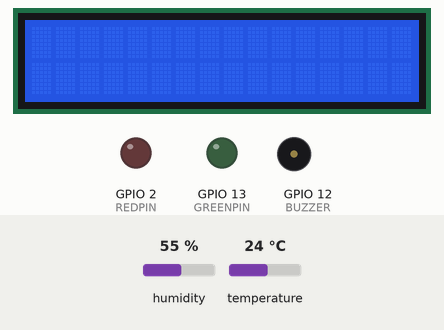
This sketch was run on a simulated ESP8266 (NodeMCU). Shown: 16×2 character LCD, output pins drawn as LEDs (lit = HIGH), buzzer (waves = sounding, pin HIGH). Inputs (shaded band) come from the test bench; at power-on: temperature 24 °C, humidity 55 %. WiFi joins after 1.5 s; servers stay silent unless stated; uploads are accepted with an empty reply; what the sketch prints to the serial monitor is not drawn.

Above: at 3.3 s.
3.4 s: temperature set to 26 °C
At 15.1 s:
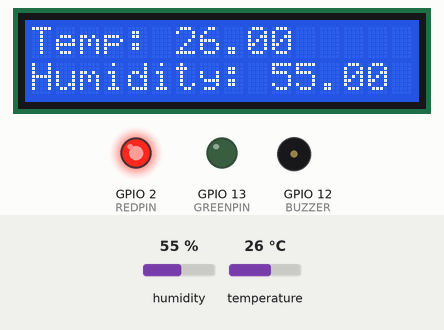
18.4 s: temperature set to 12 °C
At 24.8 s:
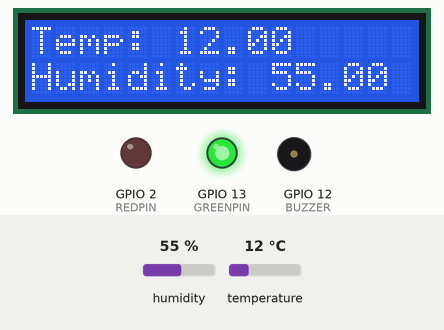
33.4 s: humidity set to 22 %
At 35.7 s:
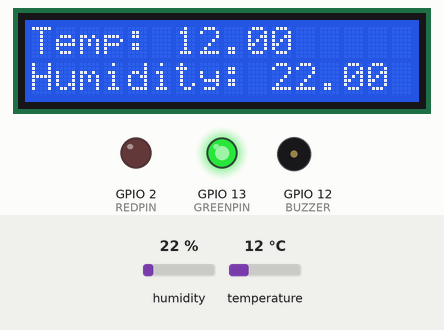
48.4 s: humidity set to 40 %
At 56.1 s:
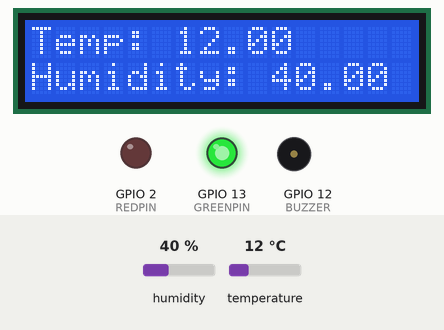
Timing chart, 0 to 57.6 s (numbered marks = the images above; inputs shaded):
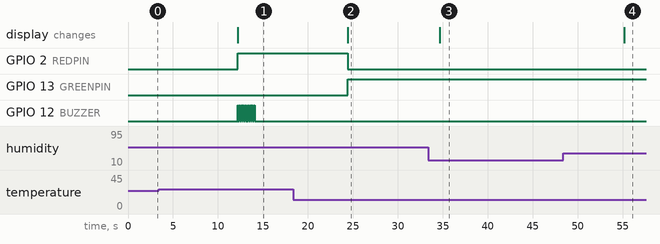

The sketch:

main.ino
```cpp
#include <DHT.h>
#include <ESP8266WiFi.h>
#include <WiFiClient.h>
#include <ESP8266HTTPClient.h>
#include <LiquidCrystal_I2C.h>
DHT dht(14, DHT11); // D5 on esp8266
#define BUZZER 12 // D6 on esp8266
#define REDPIN 2 // D4 on esp8266
#define GREENPIN 13 // D7 on esp8266
// SDA  - D2
// SCL - D1
LiquidCrystal_I2C lcd(0x27, 16, 2);
const char* ssid = "";          // Your WiFi SSID
const char* password = "";  // Your WiFi password
const char* serverAddress = "http://192.168.1.150"; // ip address

void setup()
{
  Serial.begin(115200);
  Serial.println("RCA IoT Weather Station");
  dht.begin();  pinMode(BUZZER, OUTPUT);
  pinMode(REDPIN, OUTPUT);
  pinMode(GREENPIN, OUTPUT);
    // Initialize the LCD display
  lcd.begin(16, 2);
  lcd.init();
  lcd.backlight();
 connectToWiFi();
}
void loop()
{
  delay(10000); // Wait for 10 seconds between readings
  float temperature = dht.readTemperature();
  float humidity = dht.readHumidity();
  if (isnan(temperature) || isnan(humidity))
  {
    Serial.println("Failed to read data from DHT sensor");
  }
  else
  {
    Serial.print("Temperature: ");
    Serial.print(temperature);
    Serial.print(" °C");
    Serial.println("\n");
    Serial.print("Humidity: ");
    Serial.print(humidity);
    Serial.print(" %");
    Serial.println("\n");
    lcd.setCursor(0, 0);
    lcd.print("Temp: ");
    lcd.print(temperature);
    lcd.print(" ");//    Display the humidity on LCD
        lcd.setCursor(0,1);
     lcd.print("Humidity: ");
     lcd.print("");
     lcd.print(humidity);
     lcd.print(" ");    // Upload data to the server
    if (temperature >= 25)
    {
      digitalWrite(REDPIN, HIGH);
      digitalWrite(GREENPIN, LOW);
      digitalWrite(BUZZER, LOW);
      unsigned int i;
      for (i = 0; i < 10; i++)
       {
        digitalWrite(BUZZER, HIGH);
        delay(100); // Duration for which the buzzer is ON
        digitalWrite(BUZZER, LOW);
        delay(100); // Duration for which the buzzer is OFF
      }

    }
    else
    {
      digitalWrite(REDPIN, LOW);
      digitalWrite(BUZZER, LOW);
      digitalWrite(GREENPIN, HIGH);
    }
  }
  sendDataToServer(temperature, humidity);
}
void connectToWiFi()
{
  WiFi.begin(ssid, password);
  while (WiFi.status() != WL_CONNECTED)
  {
    delay(1000);
    Serial.println("Connecting to WiFi...");
  }
  Serial.println("Connected to WiFi");
}
void sendDataToServer(float temperature, float humidity)
{
  WiFiClient client;
  HTTPClient http;
  // Build the URL with query parameters
  String url = serverAddress;
  url += "/weather-station/backend.php";
  url+= "?device=<index_no>";
  url += "&temperature=" + String(temperature);
  url += "&humidity=" + String(humidity);
  // Send HTTP GET request
  http.begin(client, url);
  http.setTimeout(10000); // Set timeout to 10 seconds (for example)
  int httpResponseCode = http.GET();
  Serial.println(httpResponseCode);
  if (httpResponseCode > 0)
  {
    Serial.print("HTTP Response code: ");
    Serial.println(httpResponseCode);
  }
  else
  {
    Serial.println("Error sending data to server");
  }
  http.end();
}
```

Measured:
- the behaviour switches between 24 and 25 °C on temperature (found by bisection; images 0 and 1)
- after the input at 3.4 s, GPIO 2 (REDPIN): LOW → HIGH after 8.8 s; GPIO 13 (GREENPIN): stays LOW (without the input it goes to HIGH after 8.8 s); GPIO 12 (BUZZER): alternates HIGH for 0.10 s and LOW for 0.10 s, 20 changes in all, then stays LOW, starting after 8.8 s; the display: changes after 8.8 s (image 1)
- after the input at 18.4 s, GPIO 2 (REDPIN): HIGH → LOW after 6.0 s; GPIO 13 (GREENPIN): LOW → HIGH after 6.0 s; GPIO 12 (BUZZER): stops changing and stays LOW; the display: changes after 6.0 s (image 2)
- after the input at 33.4 s, the display: changes after 1.3 s (image 3)
- after the input at 48.4 s, the display: changes after 6.8 s (image 4)
